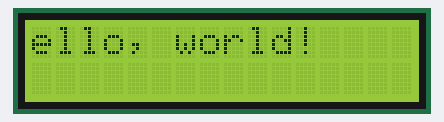
Bench run of a sketch on a simulated Arduino Uno, built with avr-gcc and run on an emulated ATmega328P. On the bench: 16×2 character LCD.

Above: at 1.13 s.
At 2.19 s:
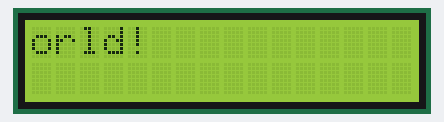
At 3.24 s:
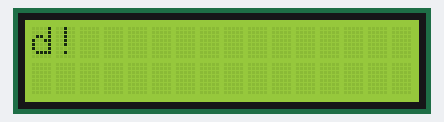
At 5.34 s:
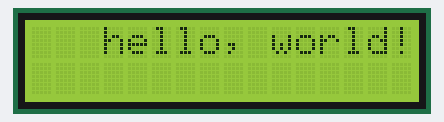
At 7.44 s:
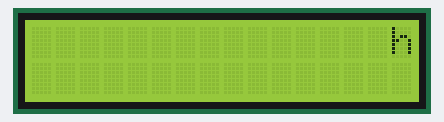
At 9.7 s:
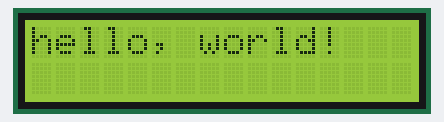

The sketch:

Scroll.ino
```cpp
#include <LiquidCrystal.h>

const int rs = 14, en = 12, d4 = 13, d5 = 5, d6 = 23, d7 = 19;
LiquidCrystal lcd(rs, en, d4, d5, d6, d7);

void setup() {
  lcd.begin(16, 2);
  lcd.print("hello, world!");
  delay(1000);
}

void loop() {
  for (int positionCounter = 0; positionCounter < 13; positionCounter++) {
    lcd.scrollDisplayLeft();
    delay(150);
  }

  for (int positionCounter = 0; positionCounter < 29; positionCounter++) {
    lcd.scrollDisplayRight();
    delay(150);
  }

  for (int positionCounter = 0; positionCounter < 16; positionCounter++) {
    lcd.scrollDisplayLeft();
    delay(150);
  }

  delay(1000);

}
```

Measured:
- by itself, everything shown: repeats every 9.7 s, in 58 steps
- what the display in image 5 shows lasts 1.2 s, from 9.6 s to 10.8 s
